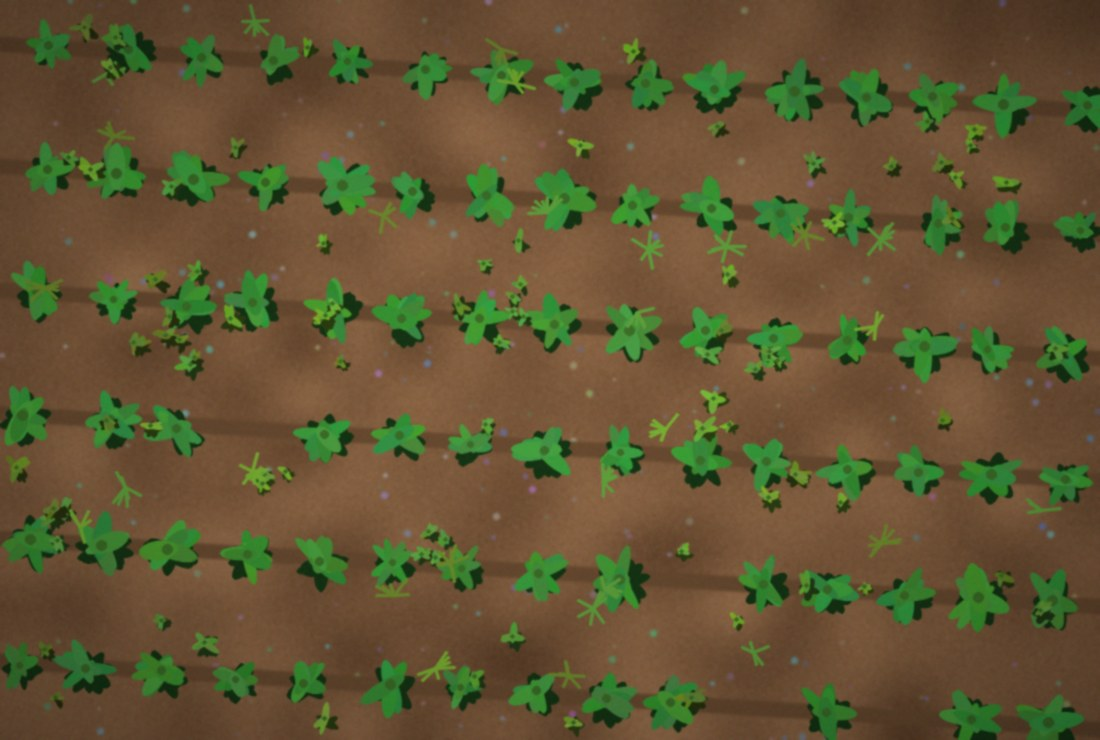
#> input picture frontend/samples/sample_1.jpg, 1100 x 740 px
$ python -i detector.py   (imports and definitions only)
#> lines starting #> are read from the running program, lines starting #| are printed output that depends on the picture; after the words box and inside, x2 and y2 are one past the last pixel; in counts of white or black regions, pixels touching at a corner belong together
"""
Crop / weed detection engine.

Pipeline
--------
1. Vegetation segmentation  - Excess-Green index (ExG = 2g - r - b) with an adaptive
                              (Otsu) threshold and an HSV guard to reject soil/shadows.
2. Blob analysis            - connected components -> area, bbox, centroid, solidity.
3. Crop-row estimation      - project vegetation pixels onto a rotating axis; the angle
                              with the sharpest periodic profile is the row direction.
                              Row spacing comes from the profile autocorrelation.
4. Classification           - plants that sit on a row line AND are close to the typical
                              crop size are CROP; everything else is WEED. If no clear row
                              structure exists we fall back to a size/shape heuristic.
5. Analytics                - coverage %, weed pressure level, weed-density heat map and
                              a spot-spraying plan (how much of the field needs treatment).

An optional deep-learning backend (YOLO) can be dropped in via models/best.pt, see
`YoloDetector` at the bottom of this file.
"""
from __future__ import annotations

import math
import os
import time
from dataclasses import dataclass

import cv2
import numpy as np

MAX_WIDTH = 1280
GRID_COLS = 16


# --------------------------------------------------------------------------- helpers
def resize_max(img: np.ndarray, max_w: int = MAX_WIDTH) -> np.ndarray:
    h, w = img.shape[:2]
    if w <= max_w:
        return img
    scale = max_w / w
    return cv2.resize(img, (max_w, int(round(h * scale))), interpolation=cv2.INTER_AREA)


def vegetation_mask(bgr: np.ndarray, sensitivity: int = 50) -> tuple[np.ndarray, float]:
    """Return (binary uint8 mask 0/255, exg threshold used)."""
    b, g, r = [c.astype(np.float32) for c in cv2.split(bgr)]
    total = r + g + b + 1e-6
    rn, gn, bn = r / total, g / total, b / total
    exg = 2 * gn - rn - bn  # roughly [-1, 2]

    scaled = np.clip((exg + 1.0) / 3.0 * 255.0, 0, 255).astype(np.uint8)
    otsu, _ = cv2.threshold(scaled, 0, 255, cv2.THRESH_BINARY + cv2.THRESH_OTSU)
    thr = float(otsu) / 255.0 * 3.0 - 1.0
    thr = float(np.clip(thr, 0.03, 0.22))
    thr -= (sensitivity - 50) / 50.0 * 0.04  # higher sensitivity -> keep more vegetation

    mask = exg > thr

    hsv = cv2.cvtColor(bgr, cv2.COLOR_BGR2HSV)
    h, s, v = cv2.split(hsv)
    guard = (h >= 22) & (h <= 100) & (s >= 30) & (v >= 28)
    mask = (mask & guard).astype(np.uint8) * 255

    mask = cv2.morphologyEx(mask, cv2.MORPH_OPEN, cv2.getStructuringElement(cv2.MORPH_ELLIPSE, (3, 3)))
    mask = cv2.morphologyEx(mask, cv2.MORPH_CLOSE, cv2.getStructuringElement(cv2.MORPH_ELLIPSE, (5, 5)))
    return mask, thr


@dataclass
class RowModel:
    detected: bool
    angle_deg: float          # row direction measured from the horizontal axis, (-90, 90]
    confidence: float         # 0..1 (autocorrelation strength)
    spacing_px: float
    centers: np.ndarray       # positions along the row normal (px, relative to image centre)
    normal: tuple[float, float]
    centre_xy: tuple[float, float]

    def project(self, x: float, y: float) -> float:
        return (x - self.centre_xy[0]) * self.normal[0] + (y - self.centre_xy[1]) * self.normal[1]


def estimate_rows(mask: np.ndarray) -> RowModel:
    h, w = mask.shape
    centre = (w / 2.0, h / 2.0)
    empty = RowModel(False, 0.0, 0.0, 0.0, np.array([]), (1.0, 0.0), centre)

    # Sub-sample vegetation pixels for the angle search.
    ys, xs = np.nonzero(mask)
    if len(xs) < 500:
        return empty
    rng = np.random.default_rng(0)
    if len(xs) > 40000:
        idx = rng.choice(len(xs), 40000, replace=False)
        xs, ys = xs[idx], ys[idx]
    px = xs.astype(np.float32) - centre[0]
    py = ys.astype(np.float32) - centre[1]
    diag = math.hypot(w, h)
    nbins = int(diag // 3) + 1

    best_score, best_theta = -1.0, 0.0
    scores = []
    for deg in np.arange(-90, 90, 1.0):
        th = math.radians(deg)
        proj = px * math.cos(th) + py * math.sin(th)
        hist, _ = np.histogram(proj, bins=nbins, range=(-diag / 2, diag / 2))
        hist = hist.astype(np.float32)
        score = float(np.sum(hist * hist)) / (float(hist.sum()) ** 2 + 1e-6)
        scores.append(score)
        if score > best_score:
            best_score, best_theta = score, th

    # Refine the angle in 0.25 deg steps around the optimum.
    base = math.degrees(best_theta)
    for deg in np.arange(base - 1.0, base + 1.01, 0.25):
        th = math.radians(deg)
        proj = px * math.cos(th) + py * math.sin(th)
        hist, _ = np.histogram(proj, bins=nbins, range=(-diag / 2, diag / 2))
        hist = hist.astype(np.float32)
        score = float(np.sum(hist * hist)) / (float(hist.sum()) ** 2 + 1e-6)
        if score > best_score:
            best_score, best_theta = score, th

    normal = (math.cos(best_theta), math.sin(best_theta))

    # Full-resolution profile along the normal (1 px bins).
    ys_f, xs_f = np.nonzero(mask)
    proj_f = (xs_f - centre[0]) * normal[0] + (ys_f - centre[1]) * normal[1]
    lo = -diag / 2
    nb = int(diag) + 1
    prof, _ = np.histogram(proj_f, bins=nb, range=(lo, lo + nb))
    prof = prof.astype(np.float32)

    # Only consider the span that actually contains vegetation, to keep the autocorrelation clean.
    nz = np.nonzero(prof)[0]
    if len(nz) < 20:
        return empty
    a, b = nz[0], nz[-1]
    sm = cv2.GaussianBlur(prof[a:b + 1].reshape(1, -1), (0, 0), sigmaX=3.0).ravel()
    centred = sm - sm.mean()
    if np.allclose(centred, 0):
        return empty

    ac = np.correlate(centred, centred, mode="full")[len(centred) - 1:]
    ac = ac / (ac[0] + 1e-9)
    min_lag = 14
    max_lag = min(len(ac) - 2, 420)
    if max_lag <= min_lag + 3:
        return empty
    window = ac[min_lag:max_lag]
    lag = int(np.argmax(window)) + min_lag
    # prefer the first strong peak (fundamental), not a harmonic
    for k in range(min_lag + 1, max_lag - 1):
        if ac[k] > ac[k - 1] and ac[k] >= ac[k + 1] and ac[k] >= 0.8 * ac[lag]:
            lag = k
            break
    confidence = float(np.clip(ac[lag], 0, 1))

    # Row centres = local maxima of the smoothed profile, at least 0.6*spacing apart.
    peaks = []
    thr = 0.35 * float(sm.max())
    for i in range(1, len(sm) - 1):
        if sm[i] >= sm[i - 1] and sm[i] > sm[i + 1] and sm[i] >= thr:
            peaks.append(i)
    pruned: list[int] = []
    for p in sorted(peaks, key=lambda i: -sm[i]):
        if all(abs(p - q) >= 0.6 * lag for q in pruned):
            pruned.append(p)
    pruned.sort()
    centers = np.array([lo + a + p + 0.5 for p in pruned], dtype=np.float32)

    # Row direction d = (-sin, cos); express as angle from horizontal in (-90, 90].
    ang = math.degrees(math.atan2(normal[0], -normal[1]))
    while ang <= -90:
        ang += 180
    while ang > 90:
        ang -= 180

    detected = confidence >= 0.22 and len(centers) >= 2
    return RowModel(detected, ang, confidence, float(lag), centers, normal, centre)


# --------------------------------------------------------------------------- analysis
def _blobs(mask: np.ndarray, min_area: int):
    n, labels, stats, cents = cv2.connectedComponentsWithStats(mask, connectivity=8)
    blobs = []
    for i in range(1, n):
        x, y, bw, bh, area = [int(v) for v in stats[i]]
        if area < min_area:
            continue
        sub = (labels[y:y + bh, x:x + bw] == i).astype(np.uint8)
        cnts, _ = cv2.findContours(sub, cv2.RETR_EXTERNAL, cv2.CHAIN_APPROX_SIMPLE)
        solidity = 1.0
        if cnts:
            c = max(cnts, key=cv2.contourArea)
            hull_area = cv2.contourArea(cv2.convexHull(c))
            solidity = float(cv2.contourArea(c) / hull_area) if hull_area > 0 else 1.0
        blobs.append({
            "label": i, "x": x, "y": y, "w": bw, "h": bh, "area": area,
            "cx": float(cents[i][0]), "cy": float(cents[i][1]), "solidity": solidity,
        })
    blobs.sort(key=lambda b: -b["area"])
    return blobs[:700], labels


def _classify(blobs, rows: RowModel, sensitivity: int, mode: str):
    """Annotate each blob dict with 'label_name' and 'confidence'. Returns mode actually used."""
    if not blobs:
        return "none"
    use_rows = rows.detected and mode in ("auto", "rows")
    if mode == "size":
        use_rows = False

    if use_rows:
        tol = max(0.28 * rows.spacing_px, 8.0)
        for b in blobs:
            xp = rows.project(b["cx"], b["cy"])
            b["row_dist"] = float(np.min(np.abs(rows.centers - xp)))
            b["in_row"] = b["row_dist"] <= tol
        cand = [b["area"] for b in blobs if b["in_row"]]
        if len(cand) >= 3:
            med = np.median(cand)
            top = [a for a in cand if a >= med]
            crop_ref = float(np.median(top))
        else:
            crop_ref = float(np.median([b["area"] for b in blobs[: max(3, len(blobs) // 4)]]))
        ratio_thr = 0.2 + sensitivity / 100.0 * 0.3  # 0.2 .. 0.5
        for b in blobs:
            size_ratio = b["area"] / max(crop_ref, 1.0)
            if b["in_row"] and size_ratio >= ratio_thr:
                b["label_name"] = "crop"
                conf = 0.62 + 0.22 * (1 - b["row_dist"] / tol) + 0.15 * min(1.0, size_ratio)
            else:
                b["label_name"] = "weed"
                off = 0.0 if b["in_row"] else min(1.0, (b["row_dist"] - tol) / max(rows.spacing_px * 0.25, 1))
                small = 1.0 - min(1.0, size_ratio / ratio_thr) if b["in_row"] else 0.4
                conf = 0.6 + 0.22 * off + 0.16 * small
            b["confidence"] = float(np.clip(conf, 0.55, 0.98))
        return "rows"

    # Size / shape fallback
    areas = [b["area"] for b in blobs]
    k = max(3, int(len(areas) * 0.35))
    crop_ref = float(np.median(areas[:k]))
    ratio_thr = 0.28 + sensitivity / 100.0 * 0.3
    for b in blobs:
        size_ratio = b["area"] / max(crop_ref, 1.0)
        if size_ratio >= ratio_thr and b["solidity"] >= 0.55:
            b["label_name"] = "crop"
            conf = 0.58 + 0.2 * min(1.0, size_ratio) + 0.15 * b["solidity"]
        else:
            b["label_name"] = "weed"
            conf = 0.58 + 0.25 * (1 - min(1.0, size_ratio / ratio_thr)) + 0.1 * (1 - b["solidity"])
        b["confidence"] = float(np.clip(conf, 0.5, 0.92))
    return "size"


def _level(weed_ratio: float) -> tuple[str, str]:
    if weed_ratio < 0.05:
        return "Low", "Weed pressure is low. Keep monitoring and treat the flagged zones only."
    if weed_ratio < 0.15:
        return "Moderate", "Moderate infestation. Schedule targeted control within 7-10 days before weeds compete for light and nutrients."
    if weed_ratio < 0.30:
        return "High", "High weed pressure. Plan control soon; prioritise the red zones on the spray map to protect yield."
    return "Severe", "Severe infestation. Weeds are likely suppressing the crop; act immediately and consider an integrated control plan."


def _rgba(shape, color_bgr, alpha, mask):
    layer = np.zeros((shape[0], shape[1], 4), np.uint8)
    layer[mask > 0] = (*color_bgr, alpha)
    return layer


def analyze(bgr: np.ndarray, sensitivity: int = 50, min_area: int = 60, mode: str = "auto") -> dict:
    """Run the full pipeline. Returns dict with 'image', 'layers' (BGRA arrays) and 'result'."""
    t0 = time.time()
    sensitivity = int(np.clip(sensitivity, 0, 100))
    min_area = int(np.clip(min_area, 10, 5000))
    img = resize_max(bgr)
    h, w = img.shape[:2]
    total_px = float(h * w)

    veg, exg_thr = vegetation_mask(img, sensitivity)
    blobs, labels = _blobs(veg, min_area)

    # keep only retained blobs in the mask used downstream
    keep = np.zeros(int(labels.max()) + 1, np.uint8)
    for b in blobs:
        keep[b["label"]] = 1
    veg = (keep[labels] * 255).astype(np.uint8)

    rows = estimate_rows(veg) if blobs else RowModel(False, 0, 0, 0, np.array([]), (1, 0), (w / 2, h / 2))
    used_mode = _classify(blobs, rows, sensitivity, mode)

    crop_lut = np.zeros(int(labels.max()) + 1, np.uint8)
    weed_lut = np.zeros_like(crop_lut)
    dets = []
    ci = wi = 0
    for b in sorted(blobs, key=lambda b: (b["y"], b["x"])):
        if b["label_name"] == "crop":
            ci += 1
            did = f"C{ci}"
            crop_lut[b["label"]] = 1
        else:
            wi += 1
            did = f"W{wi}"
            weed_lut[b["label"]] = 1
        dets.append({
            "id": did, "label": b["label_name"], "confidence": round(b["confidence"], 3),
            "bbox": [b["x"], b["y"], b["w"], b["h"]],
            "centroid": [round(b["cx"], 1), round(b["cy"], 1)],
            "area_px": b["area"], "area_pct": round(b["area"] / total_px * 100, 3),
        })

    crop_mask = crop_lut[labels] * 255
    weed_mask = weed_lut[labels] * 255
    crop_mask = crop_mask.astype(np.uint8)
    weed_mask = weed_mask.astype(np.uint8)

    crop_area = int(np.count_nonzero(crop_mask))
    weed_area = int(np.count_nonzero(weed_mask))
    veg_area = crop_area + weed_area
    weed_ratio = weed_area / veg_area if veg_area else 0.0
    level, advice = _level(weed_ratio)

    # --- weed density grid / spray map
    cols = GRID_COLS
    rws = max(4, int(round(cols * h / w)))
    frac = cv2.resize((weed_mask > 0).astype(np.float32), (cols, rws), interpolation=cv2.INTER_AREA)
    flag_thr = 0.01
    flagged = frac > flag_thr
    spray_pct = float(flagged.sum()) / flagged.size * 100.0
    saving_pct = 100.0 - spray_pct

    heat = cv2.resize(frac, (w, h), interpolation=cv2.INTER_CUBIC)
    heat = np.clip(heat / max(0.12, float(frac.max())), 0, 1)
    heat8 = (heat * 255).astype(np.uint8)
    heat_bgr = cv2.applyColorMap(heat8, cv2.COLORMAP_INFERNO)
    heat_a = (np.clip(heat * 1.2, 0, 1) * 170).astype(np.uint8)
    heat_layer = np.dstack([heat_bgr, heat_a])

    # --- overlay layers
    k3 = cv2.getStructuringElement(cv2.MORPH_ELLIPSE, (3, 3))
    layers = {}
    for name, m, col, alpha in (("crop", crop_mask, (102, 168, 47), 120), ("weed", weed_mask, (46, 87, 228), 150)):
        layer = _rgba((h, w), col, alpha, m)
        edge = cv2.subtract(cv2.dilate(m, k3), cv2.erode(m, k3))
        layer[edge > 0] = (*col, 255)
        layers[name] = layer
    layers["mask"] = _rgba((h, w), (255, 214, 64), 170, veg)
    layers["heat"] = heat_layer

    recs = [advice]
    if veg_area:
        recs.append(
            f"Spot-spraying only the {int(flagged.sum())} flagged grid cells treats ~{spray_pct:.0f}% of the field "
            f"instead of 100% - an estimated {saving_pct:.0f}% reduction in herbicide use versus blanket spraying."
        )
    if rows.detected:
        recs.append(
            f"Crop rows detected ({len(rows.centers)} rows, ~{rows.spacing_px:.0f}px spacing). "
            "Inter-row weeds can be handled mechanically (cultivator / hoe) while intra-row weeds need spot treatment."
        )
    else:
        recs.append("No clear crop-row pattern found, so classification used plant size and shape. For best accuracy use a top-down image with visible rows.")
    recs.append("Indicative analysis from a single image - confirm with a field scouting visit or an agronomist before applying treatment.")

    result = {
        "width": w, "height": h,
        "detections": dets,
        "summary": {
            "crop_count": ci, "weed_count": wi,
            "vegetation_cover_pct": round(veg_area / total_px * 100, 2),
            "crop_cover_pct": round(crop_area / total_px * 100, 2),
            "weed_cover_pct": round(weed_area / total_px * 100, 2),
            "weed_ratio_pct": round(weed_ratio * 100, 2),
            "pressure_level": level,
            "spray_area_pct": round(spray_pct, 1),
            "herbicide_saving_pct": round(saving_pct, 1),
        },
        "rows": {
            "detected": bool(rows.detected), "angle_deg": round(rows.angle_deg, 1),
            "confidence": round(rows.confidence, 3), "spacing_px": round(rows.spacing_px, 1),
            "count": int(len(rows.centers)),
        },
        "grid": {"cols": cols, "rows": rws, "weed_fraction": np.round(frac, 4).tolist(), "flag_threshold": flag_thr},
        "method": {"engine": "classical-cv", "classifier": used_mode, "exg_threshold": round(exg_thr, 3),
                   "sensitivity": sensitivity, "min_area": min_area, "mode_requested": mode},
        "recommendations": recs,
        "processing_ms": int((time.time() - t0) * 1000),
    }
    return {"image": img, "layers": layers, "result": result}


# --------------------------------------------------------------------------- optional DL backend
class YoloDetector:
    """Optional: drop a trained Ultralytics YOLO model at backend/models/best.pt with classes
    named 'crop' and 'weed' and use `YoloDetector.load()` to get detections in the same
    schema as the classical pipeline (boxes only). Returns None if unavailable."""

    # [25 lines left out: functions load, detect, not called in this run]

>>> import cv2
>>> picture = cv2.imread('../frontend/samples/sample_1.jpg')
#> picture is the input picture: shape (740, 1100, 3); mean B, G, R 50.4, 85, 97.4
>>> result = analyze(picture)
#> in vegetation_mask, `exg = 2 * gn - rn - bn`:
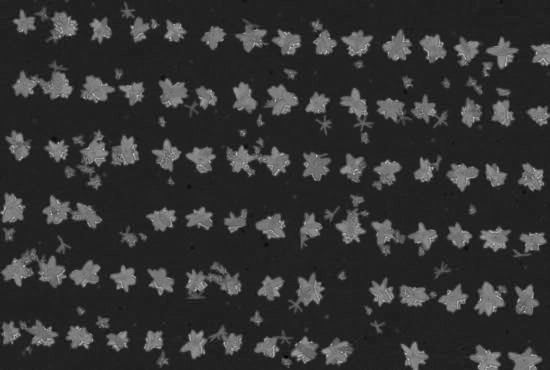
#> exg: shape (740, 1100) float32 (shown at 1/2 size); min -0.284, max 1.68, mean 0.111; drawn with min black and max white
#> in vegetation_mask, `otsu, _ = cv2.threshold(scaled, 0, 255, cv2.THRESH_BINARY + cv2.THRESH..`: otsu = 109
#> in vegetation_mask, `thr = float(otsu) / 255.0 * 3.0 - 1.0`: thr = 0.282
#> in vegetation_mask, `thr = float(np.clip(thr, 0.03, 0.22))`: thr = 0.22
#> in vegetation_mask, `h, s, v = cv2.split(hsv)`:
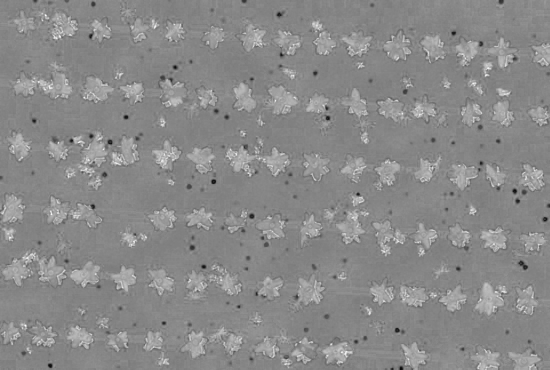
#> s: shape (740, 1100) (shown at 1/2 size); min 0, max 255, mean 137.4
#> in vegetation_mask, `h, s, v = cv2.split(hsv)`:
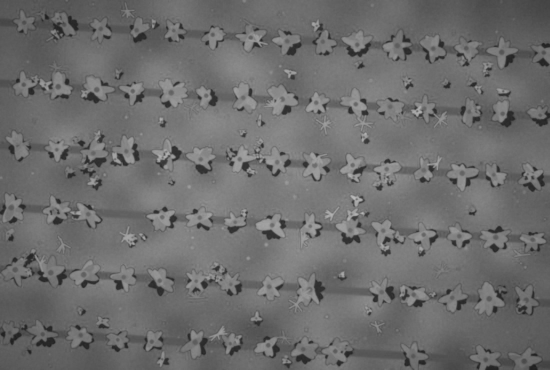
#> v: shape (740, 1100) (shown at 1/2 size); min 30, max 188, mean 108.6
#> in vegetation_mask, `mask = cv2.morphologyEx(mask, cv2.MORPH_CLOSE, cv2.getStructuringEleme..`:
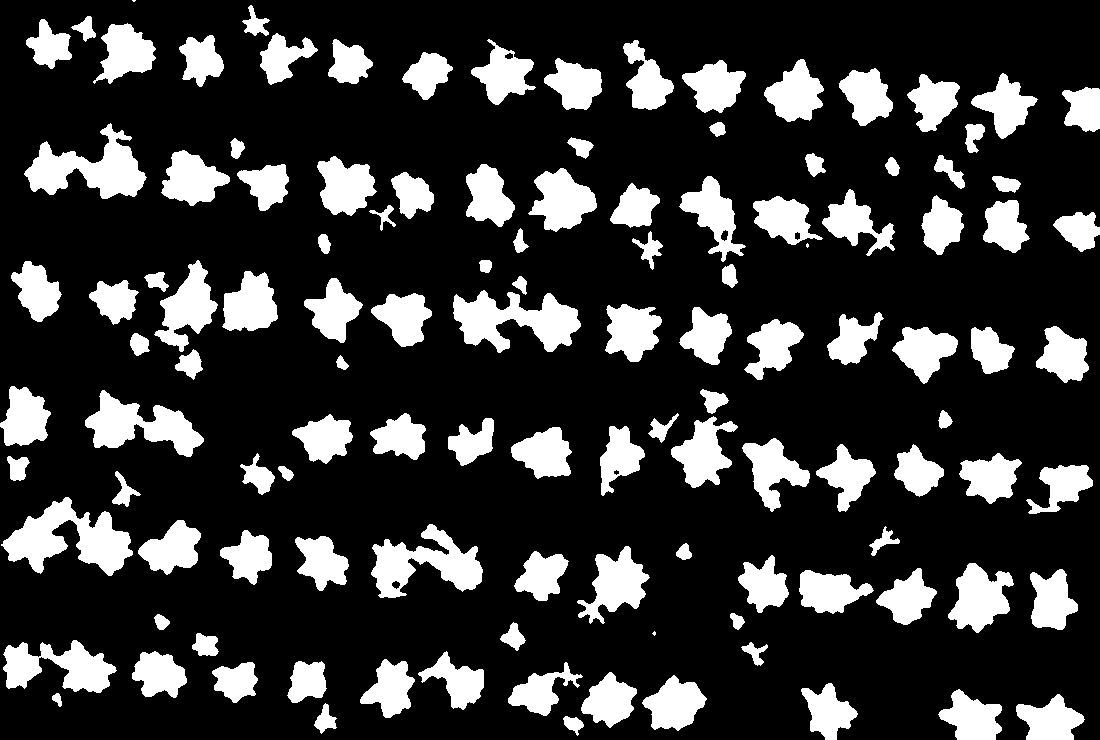
#> mask: shape (740, 1100); 21.2% white; 121 white regions (3 under 20 px), largest, box (x1, y1, x2, y2) and area: (1, 497, 133, 576) 4974, (453, 290, 581, 353) 4418, (24, 123, 147, 199) 4349
#> (the rest of the program and of its run is left out)
